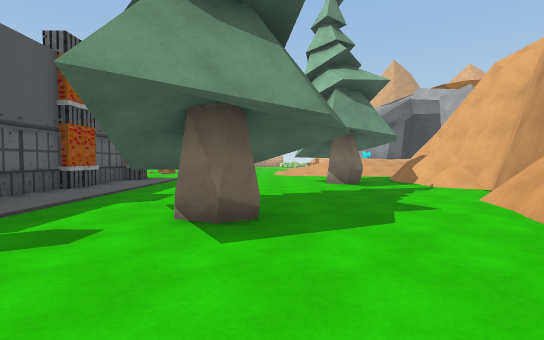
View 1 (above)

21 first-person views from a walk through a 3-D level made in the Unity game engine. The camera is 1.4 m above the floor, tilts 2° down and sees 85° across. The floor is counted in squares, 2 m on a side. Each view is taken from the middle of a square. On the plan, view 1 faces up. The plan holds only what a view shows up to about 10 squares ahead; the rest is blank. The place goes on beyond the plan. The player character is not drawn. Some surface patterns are stand-ins.

View 2
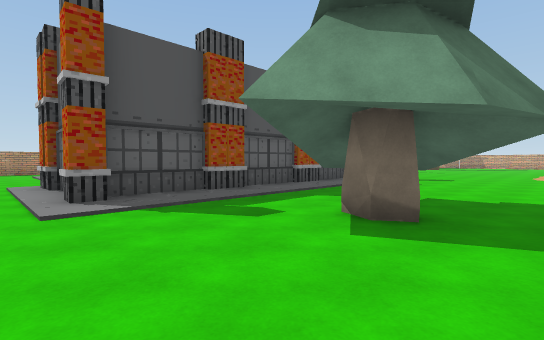

View 3
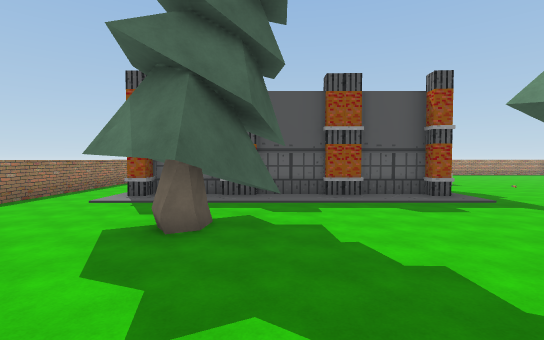

View 4
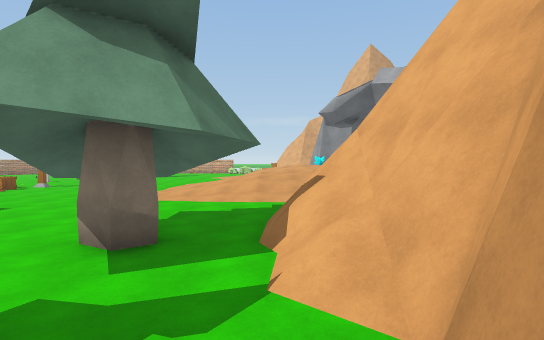

View 5
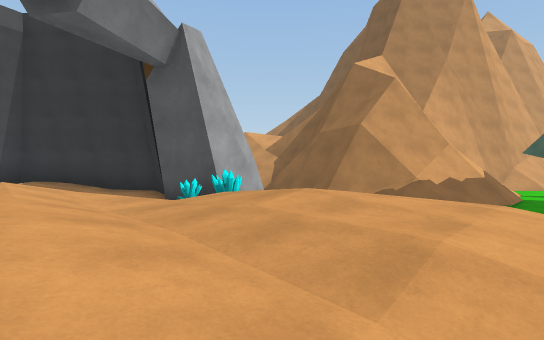

View 6
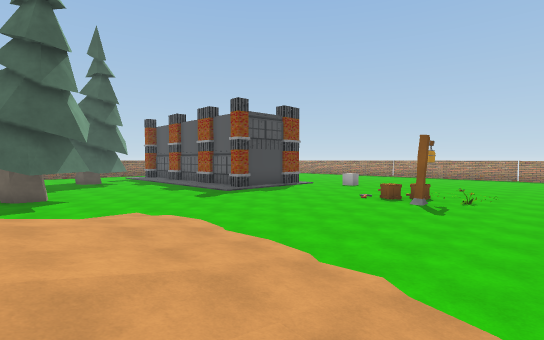

View 7
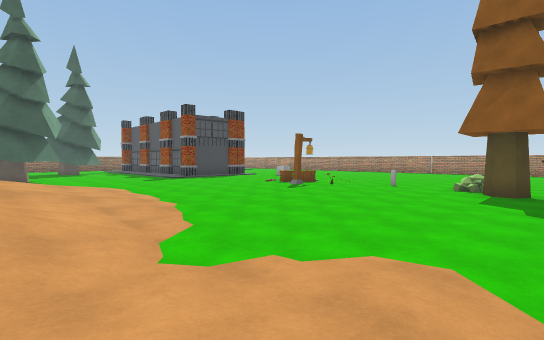

View 8
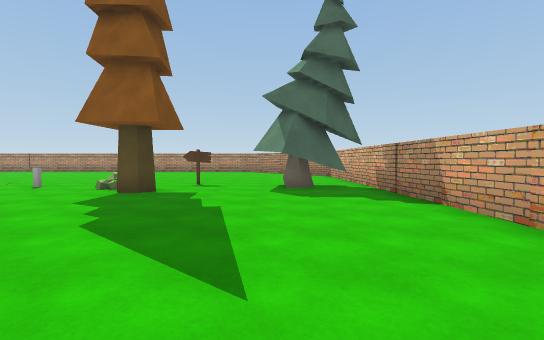

View 9
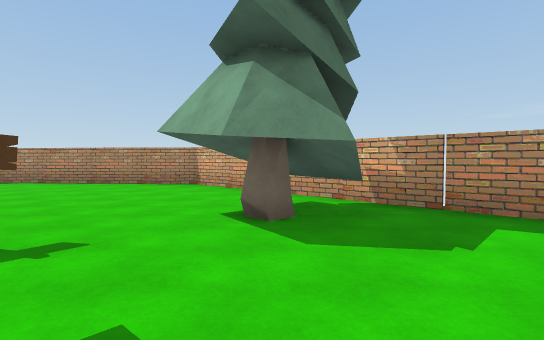

View 10
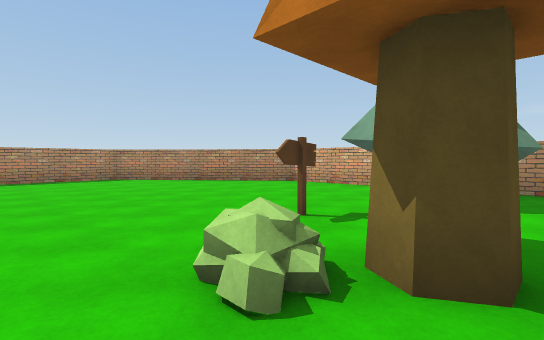

View 11
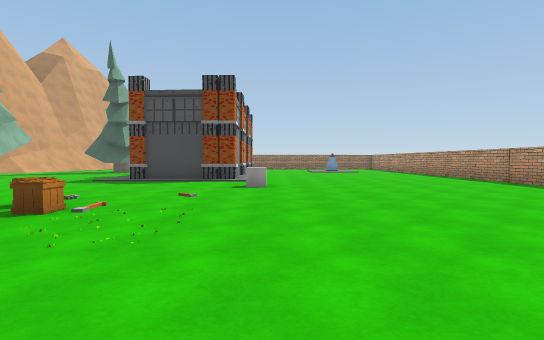

View 12
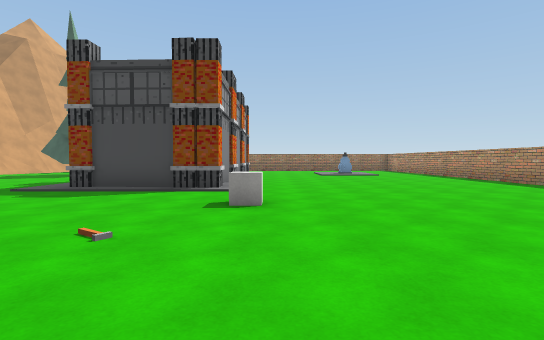

View 13
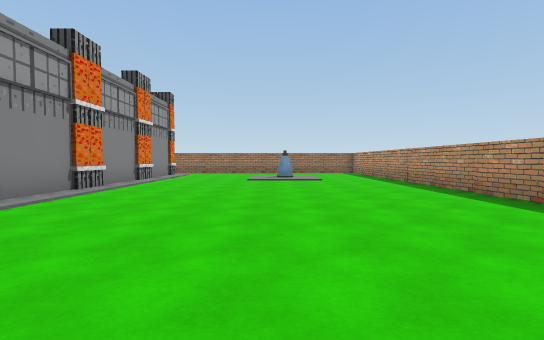

View 14
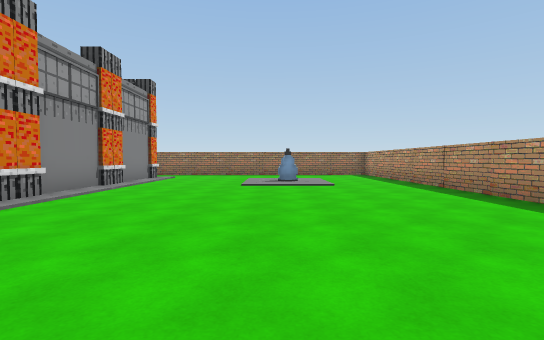

View 15
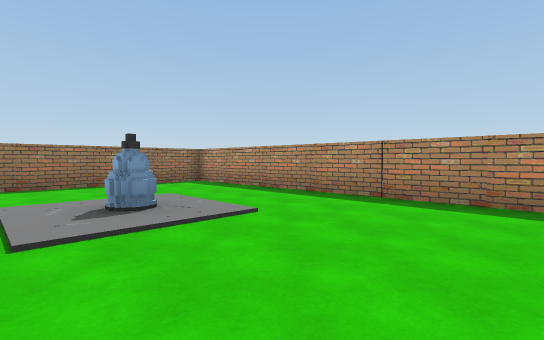

View 16
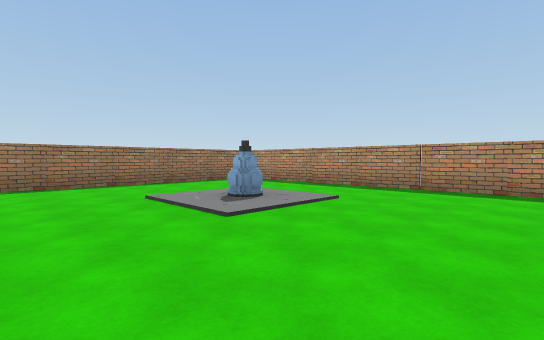

View 17
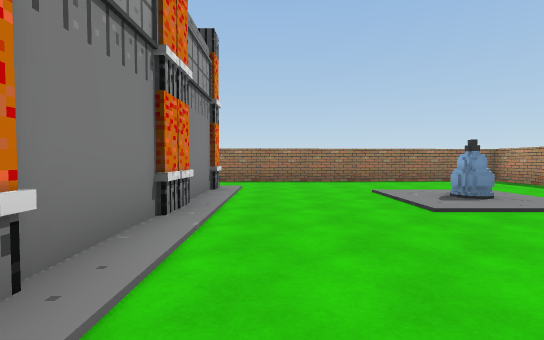

View 18
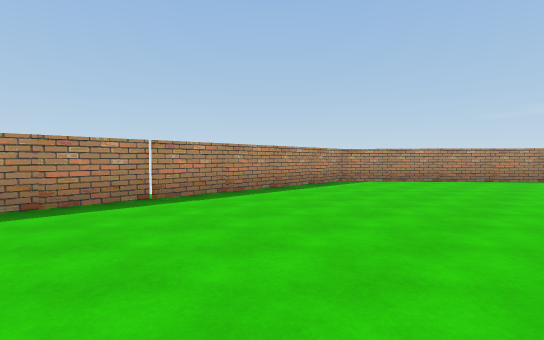

View 19
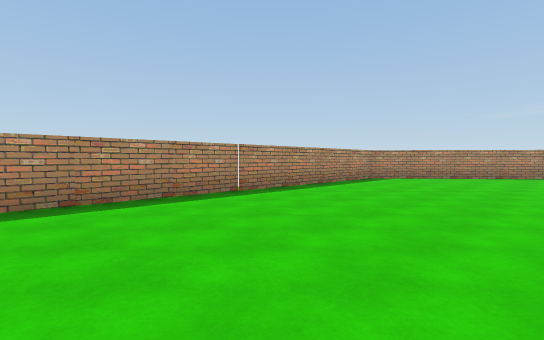

View 20
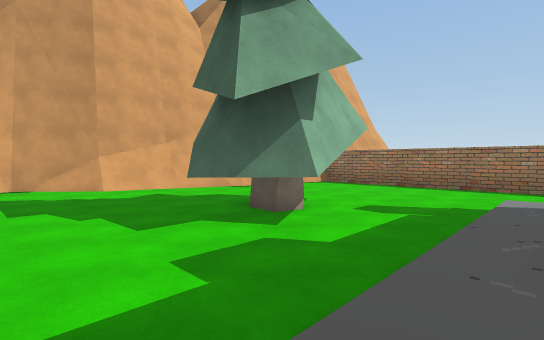

View 21
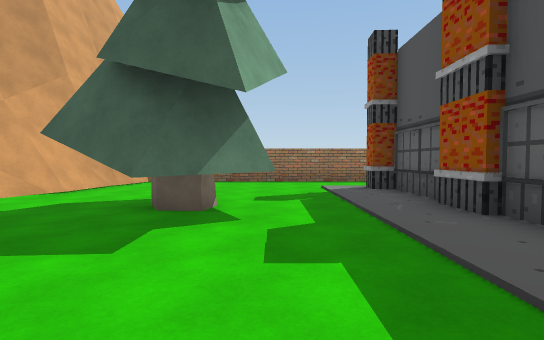

### Floor plan
Key: @ floor where view 1 was taken; # wall or solid block; . main floor; : floor 0.75 m higher than the main floor; + floor 1.5 m higher than the main floor; / step, stairs or slope; = window, fence, low wall or low ledge; ^ raised ledge; v drop or lower ground; B building; T pine tree; C crystal; S streetlight; R crate; U bush; I sign; E cube; O other object.
Columns run from 17 left of view 1 to 15 right of it. Each row starts with its distance up from view 1.
 28      ###########
 27    ###...........
 26   ##......#T......
 25  ##................
 24 ##................
 23 #.........I........//
 22 #..........T.......//
 21 #..........U......../
 20 #..................//
 19 #.........=......../////+//
 18 #................./////////   ::#
 17 #.........OOS.....////////   //##
 16 #..........RR...../////// C/./##
 15 #................./////  C#####
 14 #................./////   #
 13 #..................////   /
 12 #.......E.............//####
 11 #.....................=####
 10 #.........BBB ....TT.##^#^=
  9 #.........B B .....T.==^=v
  8 #.........B B ........#^
  7 #.........B B.........##
  6 #.........B B ........#
  5 #.........B B ..TT.../^
  4 #.........B B .T#...//^
  3 #....O....B B ....../#
  2 #.........B B ......#^
  1 #.........B  B......##
  0 #................@.##
 -1 #..................#
 -2 ####################

Positions as (right, up) in squares from view 1, and headings:
1: (0, 0), facing up
2: (1, 0), facing up-left
3: (4, 5), facing left
4: (4, 5), facing up
5: (3, 19), facing down-right
6: (3, 19), facing down-left
7: (3, 23), facing down-left
8: (1, 25), facing left
9: (-4, 23), facing up-left
10: (-5, 20), facing up-left
11: (-9, 20), facing down
12: (-9, 17), facing down
13: (-12, 14), facing down
14: (-12, 12), facing down
15: (-11, 7), facing down-left
16: (-9, 7), facing down-left
17: (-9, 8), facing down
18: (-11, 15), facing up-left
19: (-11, 13), facing up-left
20: (-4, 7), facing down-right
21: (-2, 8), facing down
